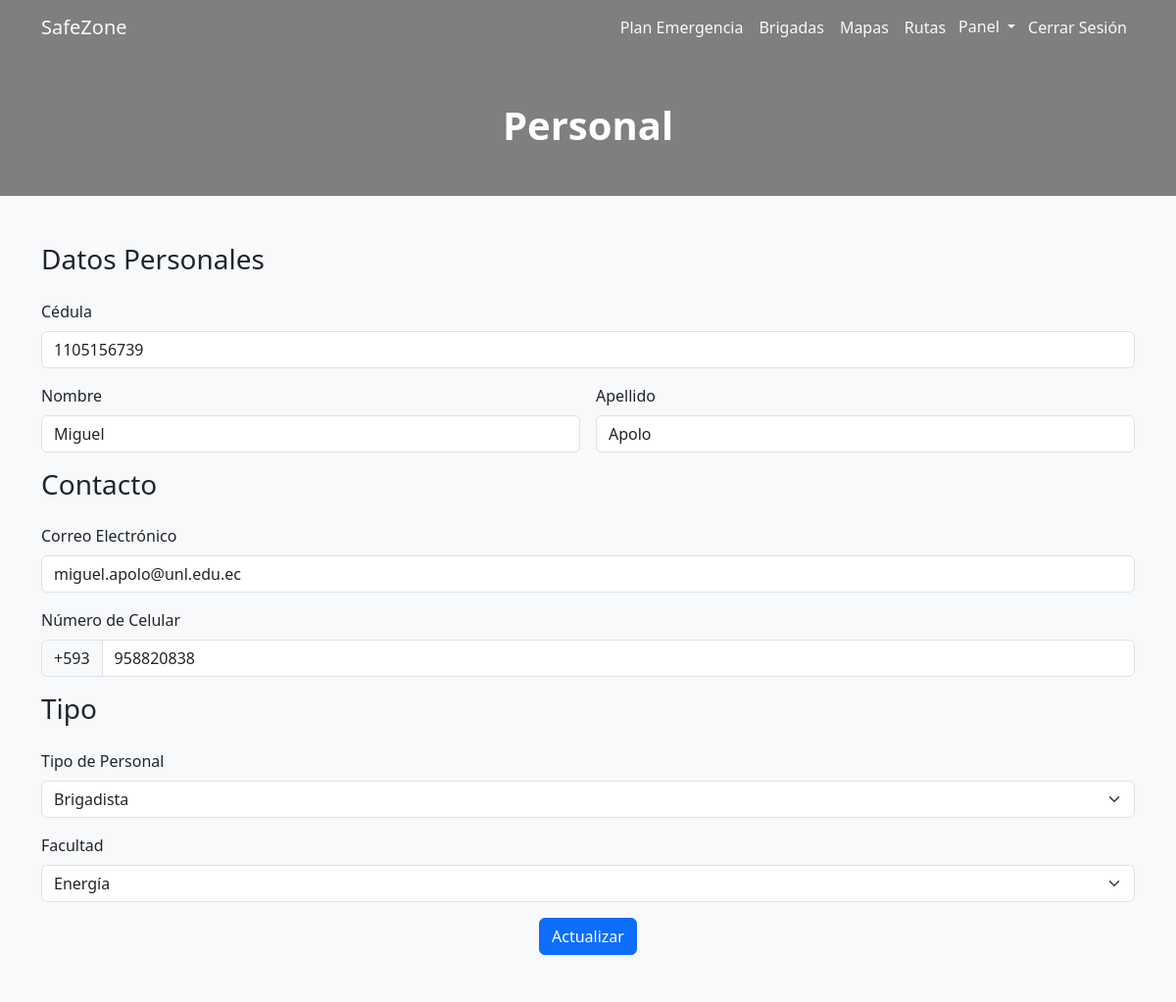
/update-staff/1/ (signed in), run on the app's committed database.
### resqroute/models.py (models this page shows, shortened)
class Staff(models.Model):
    dni = models.CharField(max_length=10, unique=True)
    name =  models.CharField(max_length=30)
    last_name =  models.CharField(max_length=50)
    email = models.CharField(max_length=320, unique=True)
    phone_number = models.CharField(max_length=12, unique=True)
    staff_type = models.IntegerField(choices=opt_staff)
    faculty = models.IntegerField(choices=opt_faculty, null=True)

### resqroute/views.py (the view)
# urls.py: path('update-staff/<id>/', views.update_staff, name = 'update_staff'),
@login_required
def update_staff(request, id):
    if id:
        staff = get_object_or_404(Staff, id=id)
    else:
        staff = None
    if request.method == 'POST':
        form = StaffForm(request.POST, instance=staff)
        if form.is_valid():
            form.save()
            messages.success(request, "Actualizado correctamente")
            return redirect('staff')
    else:
        form = StaffForm(instance=staff)
    return render(request, 'add.html', {'form': form, 'btn': 'Actualizar'})

### resqroute/forms.py (shortened to what this page needs)
class StaffForm(forms.ModelForm):
    class Meta:
        model = Staff
        fields = ['dni', 'name', 'last_name', 'email', 'phone_number', 'staff_type', 'faculty']
        widgets = {
            'name': forms.TextInput(attrs={'class': 'form-control'}),
            'last_name': forms.TextInput(attrs={'class': 'form-control'}),
            'dni': forms.TextInput(attrs={'class': 'form-control'}),
            'email': forms.EmailInput(attrs={'class': 'form-control'}),
            'phone_number': forms.TextInput(attrs={'class': 'form-control'}),
            'staff_type': forms.Select(attrs={'class': 'form-select','id': 'id_staff_type'}),
            'faculty': forms.Select(attrs={'class': 'form-select', 'id': 'id_faculty'}),
        }
    def __init__(self, *args, **kwargs):
        self.instance = kwargs.get('instance')
        super().__init__(*args, **kwargs)

### resqroute/templates/add.html (shortened to what this page needs)
{% extends user.is_authenticated|yesno:'authenticated.html,model.html' %}
{% block content %}
    <main class="container-fluid text-center p-0">
        <h1 class="fw-bold text-white m-5">Personal</h1>
        <div class="container-fluid bg-light">
            <div class="container text-start pt-5 pb-5">
                <form method="post" class="row g-3">
                    <div class="col-12">
                        <h3>Datos Personales</h3>
                      </div>
                    <div class="col-12">
                        <label for="dni" class="form-label">Cédula</label>
                        {{ form.dni }}
                    </div>
                    <div class="col-6">
                        <label for="name" class="form-label">Nombre</label>
                        {{ form.name }}
                    </div>
                    <div class="col-6">
                        <label for="last_name" class="form-label">Apellido</label>
                        {{ form.last_name }}
                    </div>
                    <div class="col-12">
                        <h3>Contacto</h3>
                    </div>
                    <div class="col-12">
                        <label for="email" class="form-label">Correo Electrónico</label>
                        {{ form.email }}
                    </div>
                    <div class="col-12">
                        <label for="phone_number" class="form-label">Número de Celular</label>
                        <div class="input-group">
                            <span class="input-group-text" id="basic-addon1">+593</span>
                            {{ form.phone_number }}
                        </div>
                    </div>
                    <div class="col-12">
                        <h3>Tipo</h3>
                    </div>
                    <div class="col-12">
                        <label for="staff_type" class="form-label">Tipo de Personal</label>
                        {{ form.staff_type }}
                    </div>
                    <div class="col-12">
                        <label for="faculty" class="form-label">Facultad</label>
                        {{ form.faculty }}
                    </div>
                    <div class="col-12 d-flex justify-content-center">
                        <button class="btn btn-primary">{{ btn }}</button>
                    </div>
                </form>
            </div>
        </div>
    </main>
{% endblock %}

### resqroute/static/css/main.css (style rules this page uses)
html { -webkit-box-sizing: border-box; -moz-box-sizing: border-box; box-sizing: border-box; }
*, *:before, *:after { -webkit-box-sizing: inherit; -moz-box-sizing: inherit; box-sizing: inherit; }
body { background: url("https://www.unl.edu.ec/sites/default/files/galeria/2021/02/HEADER1.jpg") rgba(0, 0, 0, 0.5); background-blend-mode: multiply; background-position: center; background-size: cover; background-repeat: no-repeat; }

### data on the page
Staff: dni "1105156739", name "Miguel", last_name "Apolo", email "miguel.apolo@unl.edu.ec", phone_number "958820838", staff_type "Brigadista", faculty "Energía"

### other printed values
{{ btn }} "Actualizar"
